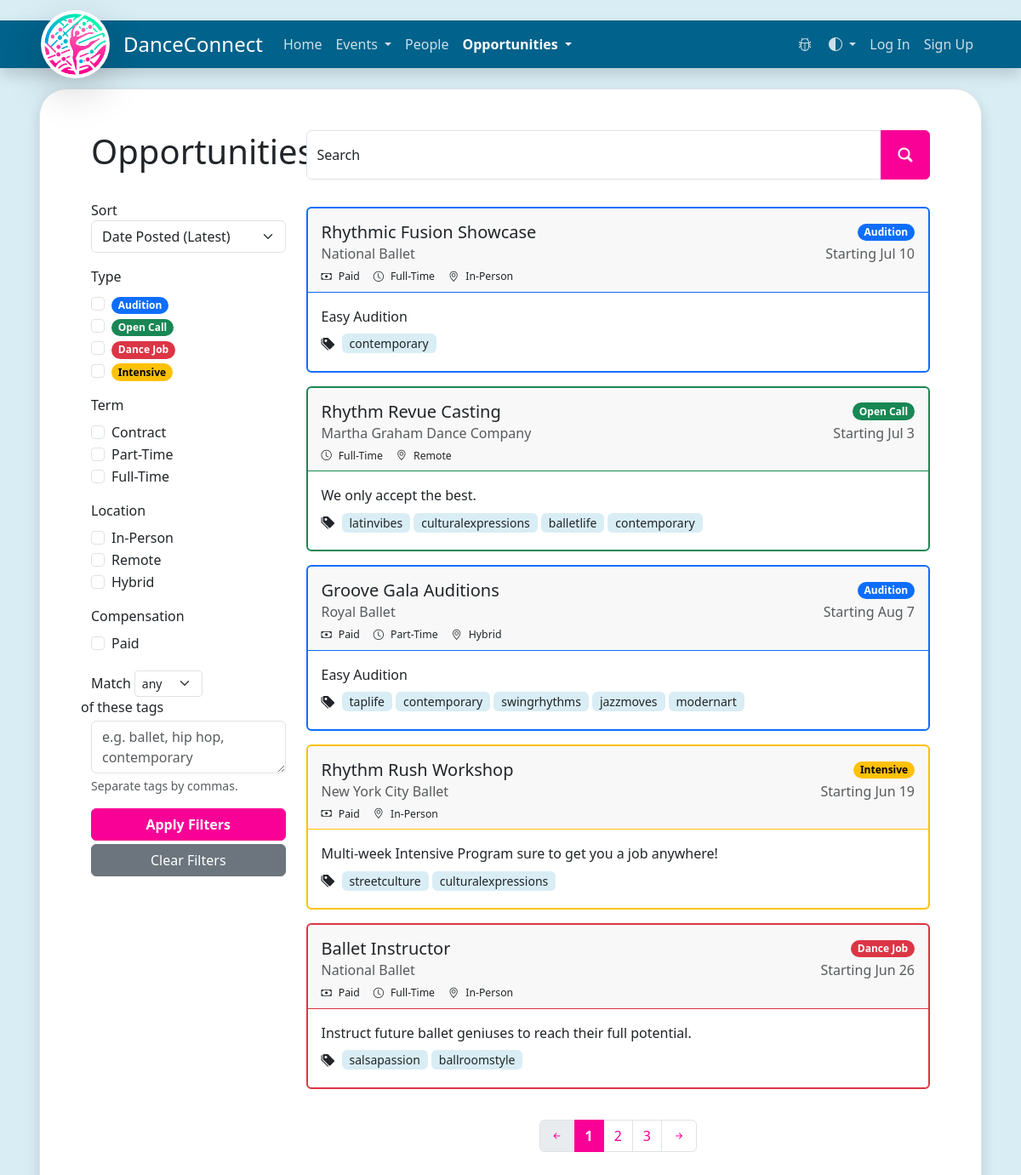
Screenshot of /opportunities/ with the database file from the repository.
### website/models/opportunity/opportunity.py (models this page shows)
class Opportunity(db.Model):
    __tablename__ = "opportunity"
    id: Mapped[int] = mapped_column(Integer, primary_key=True)
    type: Mapped['PostType']
    title: Mapped[str]
    organizer: Mapped[str]
    poster_id: Mapped[int] = mapped_column(Integer, ForeignKey('users.id'))
    poster: Mapped['User'] = relationship(
        'User', back_populates='opportunity_posts')
    date_posted: Mapped[datetime] = mapped_column(DateTime(timezone=True))
    last_modified: Mapped[datetime] = mapped_column(DateTime(timezone=True))
    closing_date: Mapped[datetime] = mapped_column(DateTime(timezone=True))
    tags: Mapped[List['OpportunityTag']] = relationship(
        'OpportunityTag', secondary="opportunity_tag_relationships", back_populates='opportunities', cascade="all, delete")
    location_type: Mapped['LocationType']
    location: Mapped[str]
    start_date: Mapped[datetime] = mapped_column(DateTime(timezone=True))
    end_date: Mapped[Optional[datetime]] = mapped_column(
        DateTime(timezone=True))
    is_paid: Mapped[bool]
    pay: Mapped[Optional[str]]
    term: Mapped[Optional['TermType']]
    number_positions: Mapped[Optional[int]]
    display_description: Mapped[str]
    description: Mapped[str]
    responsibilities: Mapped[Optional[str]]
    requirements: Mapped[str]
    compensation: Mapped[str]
    additional_info: Mapped[Optional[str]]
    application_details: Mapped[str]
    application_link: Mapped[Optional[str]]
    __table_args__ = (
        UniqueConstraint('title', 'poster_id', name="uix_1"),
    )

### website/models/opportunity/opportunity_tag.py (models this page shows)
class OpportunityTag(db.Model):
    __tablename__ = "opportunity_tags"
    id: Mapped[int] = mapped_column(Integer, primary_key=True)
    name: Mapped[str] = mapped_column(String, unique=True)
    opportunities: Mapped[List['Opportunity']] = relationship(
        'Opportunity', secondary="opportunity_tag_relationships", back_populates='tags')

### website/routes/ui/opportunities.py (the view, shortened to what this page needs)
@opportunities.route('/', methods=['GET', 'POST'])
def opportunities_list():
    form = OpportunityFilter()
    search = None
    sort_method = None
    type_filters = []
    location_filters = []
    term_filters = []
    only_paid = False
    tag_filters = []
    tag_match_method = None
    if search is not None:
        form.search.data = search
    if sort_method is not None:
        form.sort_option.data = sort_method
    fill_post_type_data(form.opportunity_type, type_filters)
    fill_compensation_type_data(form.compensation_type, only_paid)
    fill_term_type_data(form.term_type, term_filters)
    fill_location_type_data(form.location_type, location_filters)
    form.match_all_tags.data = tag_match_method
    form.tags.data = ', '.join(tag_filters)
    resp = get_opportunity_posts(
        search_name=search,
        sort_method=sort_method,
        type_filters=type_filters,
        location_filters=location_filters,
        term_filters=term_filters,
        pay_only=only_paid,
        tags=tag_filters,
        tag_match_method=tag_match_method,
    )
    opportunities: list[Opportunity] = resp.get('data', [])
    return render_template("opportunities.html", user=current_user, filters=form, post_type=post_types, term_type=TermType, location_type=LocationType, opportunities=opportunities)

### website/forms/opportunity_filter.py
class TypeCheckbox(FlaskForm):
    pass

### website/__init__.py (called while the page is built)
def json_response(status_code: int, message: str, data: Any = None):
    if status_code < 200:
        response_type = "information"
    elif status_code < 300:
        response_type = "success"
    elif status_code < 400:
        response_type = "redirect"
    else:
        response_type = "error"
    output = {
        "response_type": response_type,
        "status_code": status_code,
        "message": message,
        "data": data
    }
    return output

### website/forms/opportunity_filter.py (called while the page is built)
def fill_post_type_data(form: TypeCheckbox, filters: list[str]):
    for type in PostType:
        if type.value in filters:
            form[type.name].data = True

def fill_location_type_data(form: LocationCheckbox, filters: list[str]):
    for location in LocationType:
        if location.value in filters:
            form[location.name].data = True

def fill_term_type_data(form: TermCheckbox, filters: list[str]):
    for term in TermType:
        if term.value in filters:
            form[term.name].data = True

def fill_compensation_type_data(form: CompensationCheckbox, is_paid: bool):
    if is_paid:
        form.is_paid.data = True

### website/templates/opportunities.html (shortened to what this page needs)
{% extends "filtered-list-view.html" %}
{% block header_text %}Opportunities{% endblock %}
{% block filters %}
<div class="form-group mb-3">
    {{ filters.sort_option.label() }}
    {{ filters.sort_option() }}
</div>
<div class="form-group mb-3">
    <label class="form-label">{{ filters.opportunity_type.description }}</label>
    {% for type in post_type %}
    <div class="form-check">
        {{ filters.opportunity_type.form[type] }}
        {{ filters.opportunity_type.form[type].label(class_="form-check-label badge rounded-pill text-bg-" + post_type[type]) }}
    </div>
    {% endfor %}
</div>
<div class="form-group mb-3">
    <label class="form-label">{{ filters.term_type.description }}</label>
    {% for term in term_type %}
    <div class="form-check">
        {{ filters.term_type.form[term.name] }}
        {{ filters.term_type.form[term.name].label(class_="form-check-label") }}
    </div>
    {% endfor %}
</div>
<div class="form-group mb-3">
    <label class="form-label">{{ filters.location_type.description }}</label>
    {% for location in location_type %}
    <div class="form-check">
        {{ filters.location_type.form[location.name] }}
        {{ filters.location_type.form[location.name].label(class_="form-check-label") }}
    </div>
    {% endfor %}
</div>
<div class="form-group mb-3">
    <label class="form-label">{{ filters.compensation_type.description }}</label>
    <div class="form-check">
        {{ filters.compensation_type.form.is_paid }}
        {{ filters.compensation_type.form.is_paid.label(class_="form-check-label") }}
    </div>
</div>
<div class="form-group mb-3">
    <div class="row align-items-center py-1">
        <div class="col-auto pe-0 me-1">
            <label class="form-label m-0">Match</label>
        </div>
        <div class="col-auto px-0 me-1">
            {{ filters.match_all_tags() }}
        </div>
        <div class="col-auto ps-0">
            <label class="form-label m-0">of these tags</label>
        </div>
    </div>
    {{ filters.tags() }}
    <div id="tags-help-block" class="form-text">{{ filters.tags.description }}</div>
</div>
{% endblock %}
{% block items_to_list %}
<div class="mt-4 mb-1">
    {% for opportunity in opportunities %}
    <div class="col-12 mt-0 mb-3">
        <div class="card overflow-hidden border-{{post_type[opportunity.type.name]}} border-2">
            <div class="card-header pt-3 pb-2 border-{{post_type[opportunity.type.name]}}">
                <div class="d-flex justify-content-between align-items-center mb-2">
                    <h5 class="card-title text-truncate mb-0">
                        {{opportunity.title}}
                    </h5>
                    <div class="badge rounded-pill text-bg-{{post_type[opportunity.type.name]}}">{{opportunity.type.value}}</div>
                </div>
                <div class="d-flex justify-content-between align-items-center mb-2">
                    <h6 class="card-subtitle text-truncate text-body-secondary me-2">{{opportunity.organizer}}</h6>
                    <h6 class="card-subtitle text-body-secondary text-end">
                        <p class="mb-0 d-block d-md-inline">Starting </p>
                        <span class="">{{opportunity.start_date.strftime("%b %e")}}</span>
                    </h6>
                </div>
                <small>
                    <small>
                        <div class="d-flex align-items-center">
                            {% if opportunity.is_paid %}
                            <i class="bi bi-cash me-2"></i>
                            <div class="me-3">Paid</div>
                            {% endif %}
                            {% if opportunity.term %}
                            <i class="bi bi-clock me-2"></i>
                            <div class="me-3">{{opportunity.term.value}}</div>
                            {% endif %}
                            <i class="bi bi-geo-alt me-2"></i>
                            <div class="me-3">{{opportunity.location_type.value}}</div>
                        </div>
                    </small>
                </small>
            </div>
            <div class="card-body">
                <p class="card-text mb-2">{{opportunity.display_description}}</p>
                {% if opportunity.tags|length > 0 %}
                <div class="d-flex align-items-center flex-wrap">
                    <i class="bi bi-tags-fill me-1 mb-1"></i>
                    {% for tag in opportunity.tags %}
                    <button class="ms-1 mb-1 px-2 py-0 bg-opacity-25 rounded text-nowrap tag btn btn-sm">{{tag.name}}</button>
                    {%endfor%}
                </div>
                {% endif %}
            </div>
        </div>
    </div>
    {% endfor %}
</div>
{% endblock %}

### website/static/style/base.css (style rules this page uses)
:root { --pink: #f90096; --dark-pink: #ab274f; --nav-background: #01628B; --nav-highlight: #43a5cf; --background-blue: 217, 237, 245; --filters-background: #f8f9fa; scroll-behavior: smooth; }
body { background-color: rgb(var(--background-blue)); }
.btn-primary { --bs-btn-color: #fff; --bs-btn-bg: var(--pink); --bs-btn-border-color: var(--pink); --bs-btn-hover-color: #fff; --bs-btn-hover-bg: var(--dark-pink); --bs-btn-hover-border-color: var(--dark-pink); --bs-btn-focus-shadow-rgb: 49, 132, 253; --bs-btn-active-color: #fff; --bs-btn-active-bg: var(--dark-pink); --bs-btn-active-border-color: var(--dark-pink); --bs-btn-active-shadow: inset 0 3px 5px rgba(0, 0, 0, 0.125); --bs-btn-disabled-color: #fff; --bs-btn-disabled-bg: var(--pink); --bs-btn-disabled-border-color: var(--pink); font-weight: bold; }
.tag { background-color: rgb(var(--background-blue)); }

### rows the page displays
Opportunity: title "Rhythmic Fusion Showcase", type.value "Audition", organizer "National Ballet", start_date "Jul 10", is_paid True (drawn), term.value "Full-Time", location_type.value "In-Person", display_description "Easy Audition"
OpportunityTag: name "contemporary"
Opportunity: title "Rhythm Revue Casting", type.value "Open Call", organizer "Martha Graham Dance Company", start_date "Jul 3", term.value "Full-Time", location_type.value "Remote", display_description "We only accept the best."
OpportunityTag: name "latinvibes"
OpportunityTag: name "culturalexpressions"
OpportunityTag: name "balletlife"
Opportunity: title "Groove Gala Auditions", type.value "Audition", organizer "Royal Ballet", start_date "Aug 7", is_paid True (drawn), term.value "Part-Time", location_type.value "Hybrid", display_description "Easy Audition"
OpportunityTag: name "taplife"
OpportunityTag: name "swingrhythms"
OpportunityTag: name "jazzmoves"
OpportunityTag: name "modernart"
Opportunity: title "Rhythm Rush Workshop", type.value "Intensive", organizer "New York City Ballet", start_date "Jun 19", is_paid True (drawn), location_type.value "In-Person", display_description "Multi-week Intensive Program sure to get you a job anywhere!"
OpportunityTag: name "streetculture"
Opportunity: title "Ballet Instructor", type.value "Dance Job", organizer "National Ballet", start_date "Jun 26", is_paid True (drawn), term.value "Full-Time", location_type.value "In-Person", display_description "Instruct future ballet geniuses to reach their full potential."
OpportunityTag: name "salsapassion"
OpportunityTag: name "ballroomstyle"

### other values shown
{{ filters.sort_option.label() }} "Sort"
{{ filters.opportunity_type.description }} "Type"
{{ filters.term_type.description }} "Term"
{{ filters.term_type.form[term.name].label(class_="form-check-label") }} "Contract" "Part-Time" "Full-Time"
{{ filters.location_type.description }} "Location"
{{ filters.compensation_type.description }} "Compensation"
{{ filters.tags.description }} "Separate tags by commas."
